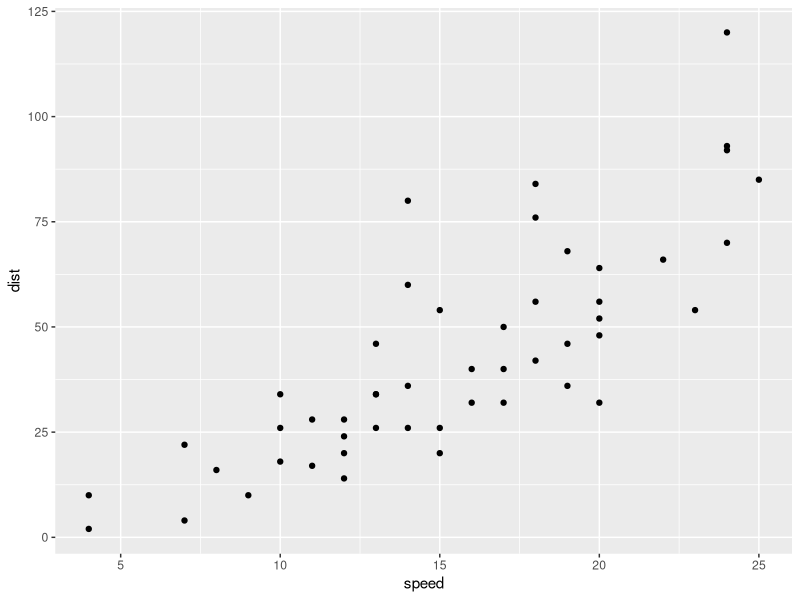
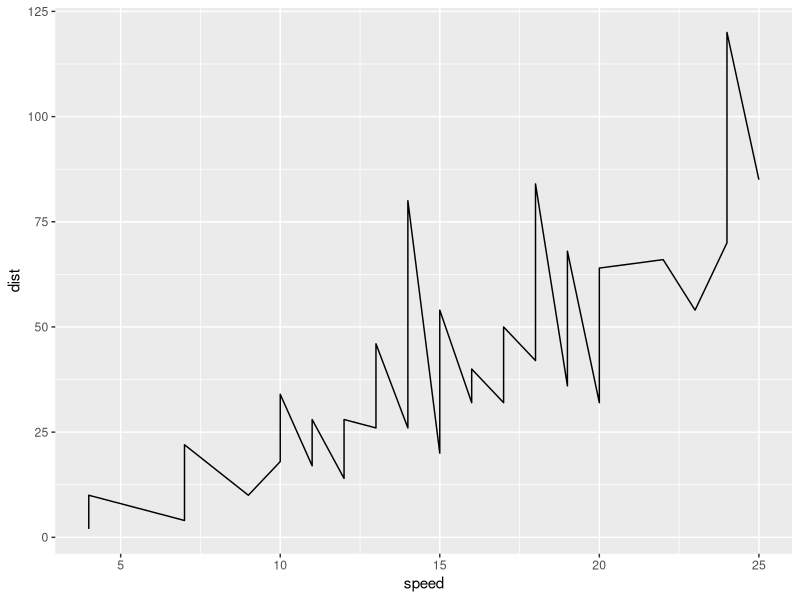

These figures' R source, in order:
library(ggplot2)

plot_1<-ggplot(cars, aes(x=speed, y=dist))+geom_point()
plot_2<-ggplot(cars, aes(x=speed, y=dist))+geom_line()

plot_1
plot_2

